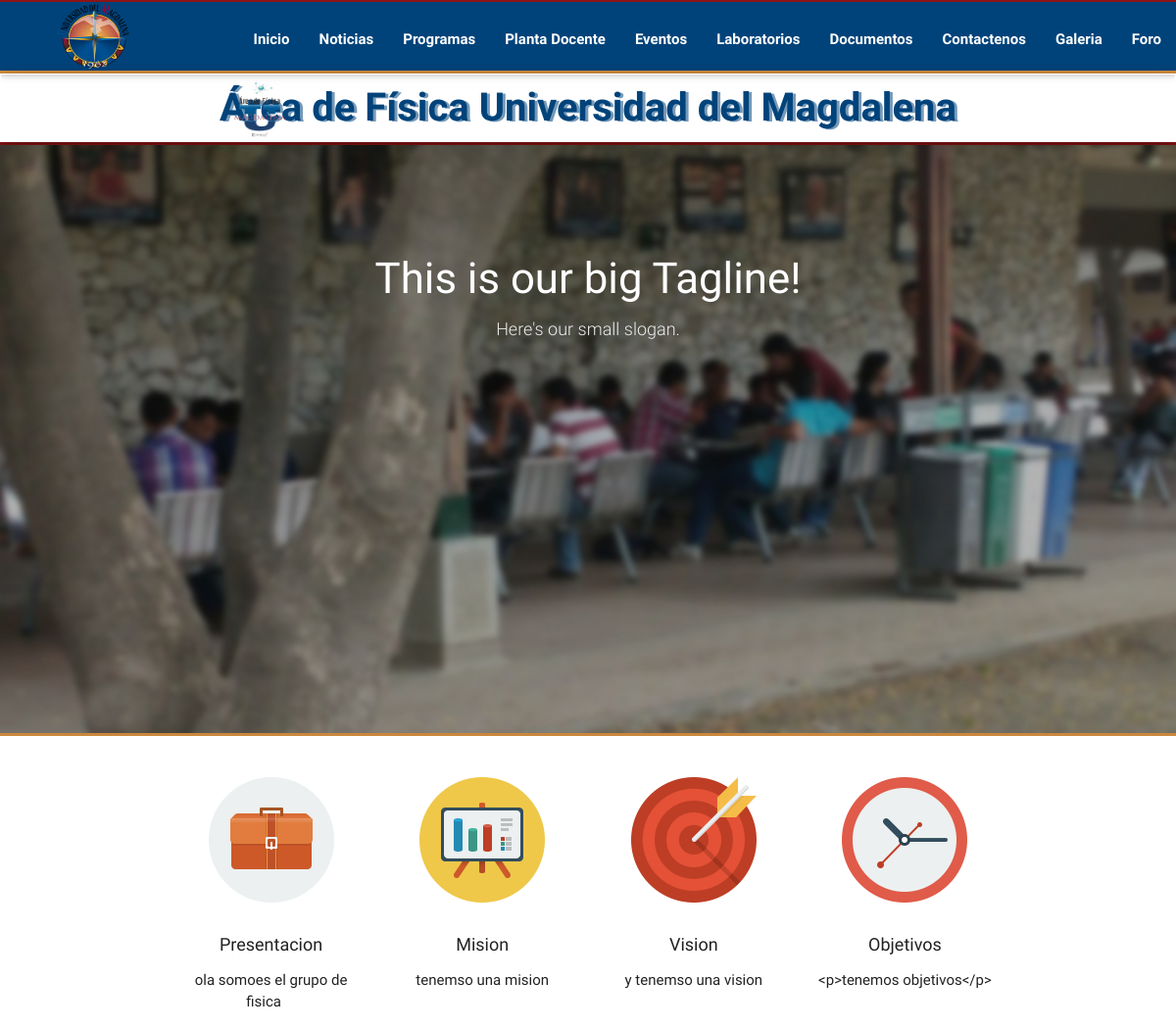
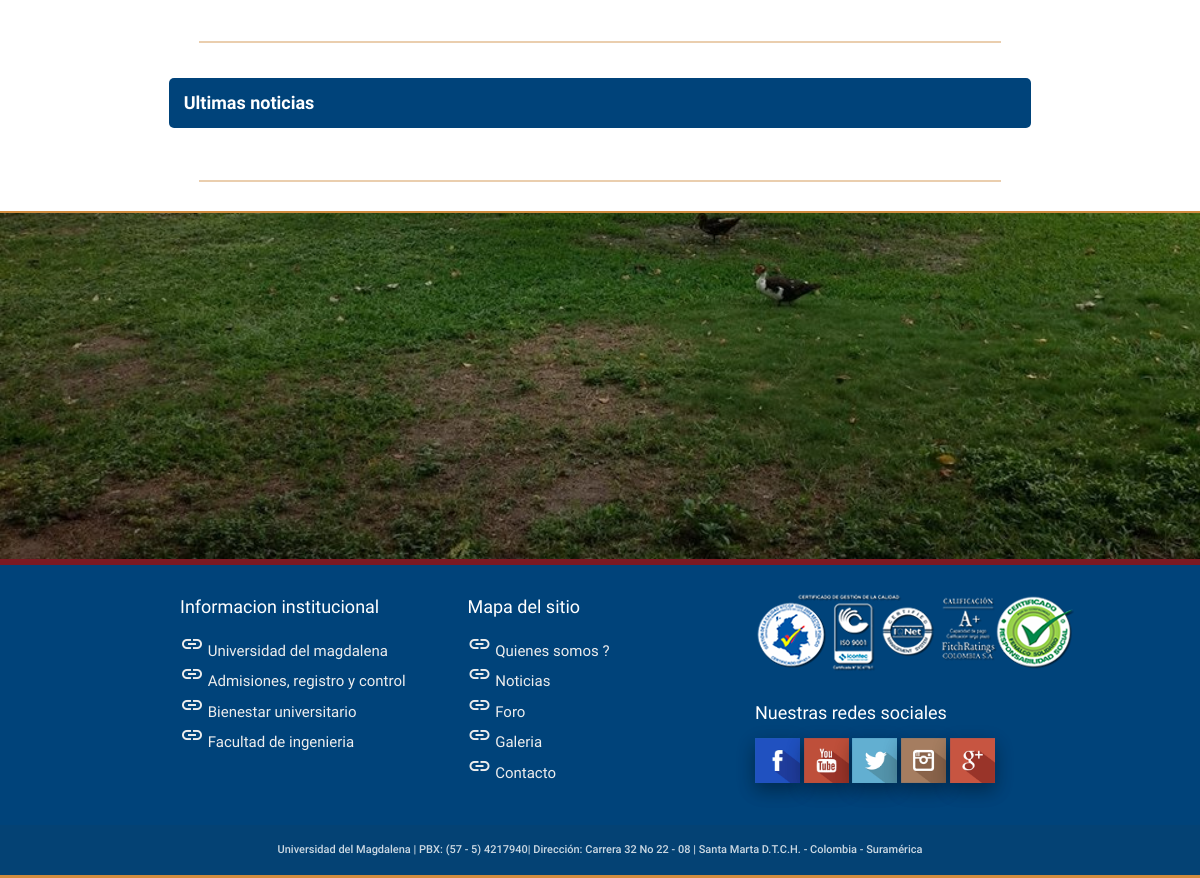
The page / on the database its author committed (2 pictures, top to bottom).
### sitio_web/models.py (models this page shows)
class Presentacion(models.Model):
	presentacion = models.TextField()
	mision = models.TextField()
	vision = models.TextField()
	objetivos = models.TextField()
	reglamentacion = models.TextField()
	def __unicode__(self):
		return 'Informacion basica'

### sitio_web/views.py (the view)
# urls.py: url(r'^$', views.HomeView.as_view(), name="index"), #search
class HomeView(TemplateView):
	template_name = 'index.html'
	def get_context_data(self, **kwargs):
		context = super(HomeView, self).get_context_data(**kwargs)
		context['data'] = Presentacion.objects.get(pk=1)
		context['noticias'] = Noticias.objects.all()[:6]
		print context
		return context

### sitio_web/templates/index.html (shortened to what this page needs)
{% extends "base.html" %}
{% load staticfiles %}
{% block extracss %}
<link rel="stylesheet" type="text/css" href="{% static "css/robot.css"%}">
{% endblock %}
{% block content %}
    <section style="border-bottom: 3px solid rgb(202, 135, 61);border-top: 3px solid rgb(142, 19, 21);">
       <div class="slider">
          <ul class="slides">
              <li>
                <img src="{% static "img/photo1.jpg"%}">
                <div class="caption center-align">
                  <h3>This is our big Tagline!</h3>
                  <h5 class="light grey-text text-lighten-3">Here's our small slogan.</h5>
                </div>
              </li>
          </ul>
        </div>
    </section>
 <div class="section">
    <div class="container">
         <div class="row">
        <div class="col s3">
          <div class="icon-block" style="text-align: center;">
            <h2 class=" brown-text"><img src="{% static "images/presentacion.png"%}" alt=""></h2>
            <h5 class="">Presentacion</h5>
            <p class="light " style="text-align: justify;">{% autoescape off %}{{data.presentacion}}{% endautoescape %}</p>
          </div>
        </div>
        <div class="col s3">
          <div class="icon-block" style="text-align: center;">
            <h2 class=" brown-text"><img src="{% static "images/mision.png"%}" alt=""></h2>
            <h5 class="">Mision</h5>
            <p class="light " style="text-align: justify;">{% autoescape off %}{{data.mision}}{% endautoescape %}</p>
          </div>
        </div>
        <div class="col s3">
          <div class="icon-block" style="text-align: center;">
            <h2 class=" brown-text"><img src="{% static "images/vision.png"%}" alt=""></h2>
            <h5 class="">Vision</h5>
            <p class="light " style="text-align: justify;">{% autoescape off %}{{data.vision}}{% endautoescape %}</p>
          </div>
        </div>
         <div class="col s3">
          <div class="icon-block" style="text-align: center;">
            <h2 class=" brown-text"><img src="{% static "images/objetivos.png"%}" alt=""></h2>
            <h5 class="">Objetivos</h5>
            <p class=" " style="font-weigth:400 !important;">{{data.objetivos}}</p>
          </div>
        </div>
      </div>
    </div>
  </div>
  <hr>
  <div class="section">
  <div class="container">
    <div class="row">
      <h5 style="  background-color: rgb(0, 67, 122);
  padding: 15px;
  border-radius: 5px;
  color: white;
  font-weight: bold;">Ultimas noticias</h5>
  </div>
</div>
</div>
  <hr>
  <div class="parallax-container" style="  top: 21px;">
    <div class="parallax"><img src="{% static "images/unimag.jpg" %}"></div>
  </div>
{% endblock %}

### sitio_web/static/css/styles.css (style rules this page uses)
.parallax-container { height: 350px; border-top: 2px solid rgb(209, 140, 63); border-bottom: 2px solid rgb(123, 26, 35); }
.slider { height: 600px !important; }
.slides { height: 600px !important; }
h5 { font-size: 1.2rem !important; }
hr { border: 1px solid rgba(206, 138, 62, 0.42); width: 800px; }

### rows shown on the page
Presentacion: presentacion "ola somoes el grupo de fisica", mision "tenemso una mision", vision "y tenemso una vision", objetivos "<p>tenemos objetivos</p>"
